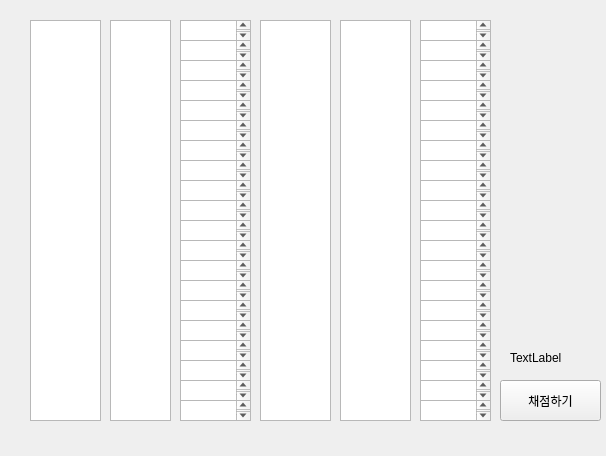
<?xml version="1.0" encoding="UTF-8"?>
<ui version="4.0">
 <class>Form</class>
 <widget class="QWidget" name="Form">
  <property name="geometry">
   <rect>
    <x>0</x>
    <y>0</y>
    <width>606</width>
    <height>456</height>
   </rect>
  </property>
  <property name="windowTitle">
   <string>Form</string>
  </property>
  <widget class="QListWidget" name="listWidget">
   <property name="geometry">
    <rect>
     <x>110</x>
     <y>20</y>
     <width>61</width>
     <height>401</height>
    </rect>
   </property>
  </widget>
  <widget class="QListWidget" name="listWidget_2">
   <property name="geometry">
    <rect>
     <x>340</x>
     <y>20</y>
     <width>71</width>
     <height>401</height>
    </rect>
   </property>
  </widget>
  <widget class="QListWidget" name="listWidget_3">
   <property name="geometry">
    <rect>
     <x>260</x>
     <y>20</y>
     <width>71</width>
     <height>401</height>
    </rect>
   </property>
  </widget>
  <widget class="QListWidget" name="listWidget_4">
   <property name="geometry">
    <rect>
     <x>30</x>
     <y>20</y>
     <width>71</width>
     <height>401</height>
    </rect>
   </property>
  </widget>
  <widget class="QTextEdit" name="textEdit">
   <property name="geometry">
    <rect>
     <x>180</x>
     <y>20</y>
     <width>71</width>
     <height>21</height>
    </rect>
   </property>
  </widget>
  <widget class="QTextEdit" name="textEdit_2">
   <property name="geometry">
    <rect>
     <x>180</x>
     <y>80</y>
     <width>71</width>
     <height>21</height>
    </rect>
   </property>
  </widget>
  <widget class="QTextEdit" name="textEdit_3">
   <property name="geometry">
    <rect>
     <x>180</x>
     <y>100</y>
     <width>71</width>
     <height>21</height>
    </rect>
   </property>
  </widget>
  <widget class="QTextEdit" name="textEdit_4">
   <property name="geometry">
    <rect>
     <x>180</x>
     <y>40</y>
     <width>71</width>
     <height>21</height>
    </rect>
   </property>
  </widget>
  <widget class="QTextEdit" name="textEdit_5">
   <property name="geometry">
    <rect>
     <x>180</x>
     <y>140</y>
     <width>71</width>
     <height>21</height>
    </rect>
   </property>
  </widget>
  <widget class="QTextEdit" name="textEdit_6">
   <property name="geometry">
    <rect>
     <x>180</x>
     <y>120</y>
     <width>71</width>
     <height>21</height>
    </rect>
   </property>
  </widget>
  <widget class="QTextEdit" name="textEdit_7">
   <property name="geometry">
    <rect>
     <x>180</x>
     <y>60</y>
     <width>71</width>
     <height>21</height>
    </rect>
   </property>
  </widget>
  <widget class="QTextEdit" name="textEdit_8">
   <property name="geometry">
    <rect>
     <x>180</x>
     <y>160</y>
     <width>71</width>
     <height>21</height>
    </rect>
   </property>
  </widget>
  <widget class="QTextEdit" name="textEdit_9">
   <property name="geometry">
    <rect>
     <x>180</x>
     <y>180</y>
     <width>71</width>
     <height>21</height>
    </rect>
   </property>
  </widget>
  <widget class="QTextEdit" name="textEdit_10">
   <property name="geometry">
    <rect>
     <x>180</x>
     <y>220</y>
     <width>71</width>
     <height>21</height>
    </rect>
   </property>
  </widget>
  <widget class="QTextEdit" name="textEdit_11">
   <property name="geometry">
    <rect>
     <x>180</x>
     <y>200</y>
     <width>71</width>
     <height>21</height>
    </rect>
   </property>
  </widget>
  <widget class="QTextEdit" name="textEdit_12">
   <property name="geometry">
    <rect>
     <x>180</x>
     <y>280</y>
     <width>71</width>
     <height>21</height>
    </rect>
   </property>
  </widget>
  <widget class="QTextEdit" name="textEdit_13">
   <property name="geometry">
    <rect>
     <x>180</x>
     <y>260</y>
     <width>71</width>
     <height>21</height>
    </rect>
   </property>
  </widget>
  <widget class="QTextEdit" name="textEdit_14">
   <property name="geometry">
    <rect>
     <x>180</x>
     <y>240</y>
     <width>71</width>
     <height>21</height>
    </rect>
   </property>
  </widget>
  <widget class="QTextEdit" name="textEdit_15">
   <property name="geometry">
    <rect>
     <x>180</x>
     <y>320</y>
     <width>71</width>
     <height>21</height>
    </rect>
   </property>
  </widget>
  <widget class="QTextEdit" name="textEdit_16">
   <property name="geometry">
    <rect>
     <x>180</x>
     <y>300</y>
     <width>71</width>
     <height>21</height>
    </rect>
   </property>
  </widget>
  <widget class="QTextEdit" name="textEdit_17">
   <property name="geometry">
    <rect>
     <x>180</x>
     <y>340</y>
     <width>71</width>
     <height>21</height>
    </rect>
   </property>
  </widget>
  <widget class="QTextEdit" name="textEdit_18">
   <property name="geometry">
    <rect>
     <x>180</x>
     <y>380</y>
     <width>71</width>
     <height>21</height>
    </rect>
   </property>
  </widget>
  <widget class="QTextEdit" name="textEdit_19">
   <property name="geometry">
    <rect>
     <x>180</x>
     <y>360</y>
     <width>71</width>
     <height>21</height>
    </rect>
   </property>
  </widget>
  <widget class="QTextEdit" name="textEdit_20">
   <property name="geometry">
    <rect>
     <x>180</x>
     <y>400</y>
     <width>71</width>
     <height>21</height>
    </rect>
   </property>
  </widget>
  <widget class="QTextEdit" name="textEdit_21">
   <property name="geometry">
    <rect>
     <x>420</x>
     <y>240</y>
     <width>71</width>
     <height>21</height>
    </rect>
   </property>
  </widget>
  <widget class="QTextEdit" name="textEdit_22">
   <property name="geometry">
    <rect>
     <x>420</x>
     <y>200</y>
     <width>71</width>
     <height>21</height>
    </rect>
   </property>
  </widget>
  <widget class="QTextEdit" name="textEdit_23">
   <property name="geometry">
    <rect>
     <x>420</x>
     <y>160</y>
     <width>71</width>
     <height>21</height>
    </rect>
   </property>
  </widget>
  <widget class="QTextEdit" name="textEdit_24">
   <property name="geometry">
    <rect>
     <x>420</x>
     <y>260</y>
     <width>71</width>
     <height>21</height>
    </rect>
   </property>
  </widget>
  <widget class="QTextEdit" name="textEdit_25">
   <property name="geometry">
    <rect>
     <x>420</x>
     <y>400</y>
     <width>71</width>
     <height>21</height>
    </rect>
   </property>
  </widget>
  <widget class="QTextEdit" name="textEdit_26">
   <property name="geometry">
    <rect>
     <x>420</x>
     <y>380</y>
     <width>71</width>
     <height>21</height>
    </rect>
   </property>
  </widget>
  <widget class="QTextEdit" name="textEdit_27">
   <property name="geometry">
    <rect>
     <x>420</x>
     <y>100</y>
     <width>71</width>
     <height>21</height>
    </rect>
   </property>
  </widget>
  <widget class="QTextEdit" name="textEdit_28">
   <property name="geometry">
    <rect>
     <x>420</x>
     <y>140</y>
     <width>71</width>
     <height>21</height>
    </rect>
   </property>
  </widget>
  <widget class="QTextEdit" name="textEdit_29">
   <property name="geometry">
    <rect>
     <x>420</x>
     <y>20</y>
     <width>71</width>
     <height>21</height>
    </rect>
   </property>
  </widget>
  <widget class="QTextEdit" name="textEdit_30">
   <property name="geometry">
    <rect>
     <x>420</x>
     <y>340</y>
     <width>71</width>
     <height>21</height>
    </rect>
   </property>
  </widget>
  <widget class="QTextEdit" name="textEdit_31">
   <property name="geometry">
    <rect>
     <x>420</x>
     <y>80</y>
     <width>71</width>
     <height>21</height>
    </rect>
   </property>
  </widget>
  <widget class="QTextEdit" name="textEdit_32">
   <property name="geometry">
    <rect>
     <x>420</x>
     <y>220</y>
     <width>71</width>
     <height>21</height>
    </rect>
   </property>
  </widget>
  <widget class="QTextEdit" name="textEdit_33">
   <property name="geometry">
    <rect>
     <x>420</x>
     <y>280</y>
     <width>71</width>
     <height>21</height>
    </rect>
   </property>
  </widget>
  <widget class="QTextEdit" name="textEdit_34">
   <property name="geometry">
    <rect>
     <x>420</x>
     <y>60</y>
     <width>71</width>
     <height>21</height>
    </rect>
   </property>
  </widget>
  <widget class="QTextEdit" name="textEdit_35">
   <property name="geometry">
    <rect>
     <x>420</x>
     <y>320</y>
     <width>71</width>
     <height>21</height>
    </rect>
   </property>
  </widget>
  <widget class="QTextEdit" name="textEdit_36">
   <property name="geometry">
    <rect>
     <x>420</x>
     <y>40</y>
     <width>71</width>
     <height>21</height>
    </rect>
   </property>
  </widget>
  <widget class="QTextEdit" name="textEdit_37">
   <property name="geometry">
    <rect>
     <x>420</x>
     <y>180</y>
     <width>71</width>
     <height>21</height>
    </rect>
   </property>
  </widget>
  <widget class="QTextEdit" name="textEdit_38">
   <property name="geometry">
    <rect>
     <x>420</x>
     <y>300</y>
     <width>71</width>
     <height>21</height>
    </rect>
   </property>
  </widget>
  <widget class="QTextEdit" name="textEdit_39">
   <property name="geometry">
    <rect>
     <x>420</x>
     <y>120</y>
     <width>71</width>
     <height>21</height>
    </rect>
   </property>
  </widget>
  <widget class="QTextEdit" name="textEdit_40">
   <property name="geometry">
    <rect>
     <x>420</x>
     <y>360</y>
     <width>71</width>
     <height>21</height>
    </rect>
   </property>
  </widget>
  <widget class="QPushButton" name="pushButton">
   <property name="geometry">
    <rect>
     <x>500</x>
     <y>380</y>
     <width>101</width>
     <height>41</height>
    </rect>
   </property>
   <property name="text">
    <string>채점하기</string>
   </property>
  </widget>
  <widget class="QLabel" name="label">
   <property name="geometry">
    <rect>
     <x>510</x>
     <y>350</y>
     <width>91</width>
     <height>16</height>
    </rect>
   </property>
   <property name="text">
    <string>TextLabel</string>
   </property>
  </widget>
 </widget>
 <resources/>
 <connections/>
</ui>
